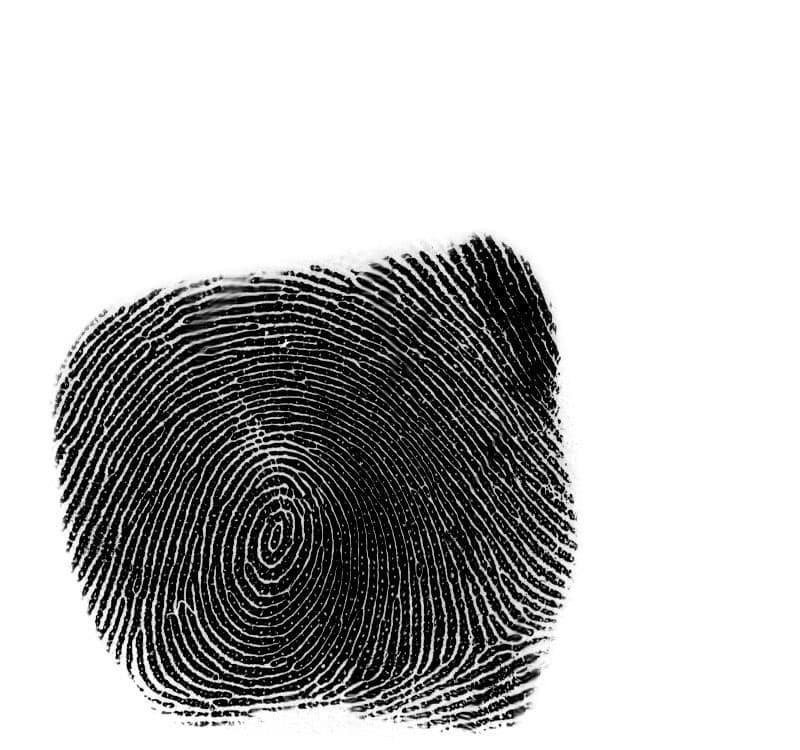
#> input picture samples/11.jpg, 800 x 750 px; its folder holds only this picture in this run
$ python pore_detection.py   (older library calls are emulated)
#> lines starting #> are read from the running program, lines starting #| are printed output that depends on the picture
#> the answer given: 11.jpg
import os
import re
import shutil
import subprocess
from os import listdir
from os.path import isfile, join
import cv2
from PIL import Image
from itertools import product


def splitImage(current_working_directory, inputImagePath, outputDirectory, resolution):

#> called with current_working_directory = 'samples', inputImagePath = 'samples/11.jpg', outputDirectory = 'samples/PoresDetection/parts_of_image/', resolution = 512
    path = current_working_directory+"/PoresDetection/high_resolution_image/"
    name = "my_image_resized.jpg"
    im = Image.open(inputImagePath)
#> im is the input picture: PIL image 800x750 RGB; min 0, max 255, mean 188.1

    size = im.size[0]*8, im.size[1]*8
#> size = (6400, 6000)
    print("Resizing image...")
    im_resized = im.resize(size, Image.ANTIALIAS)
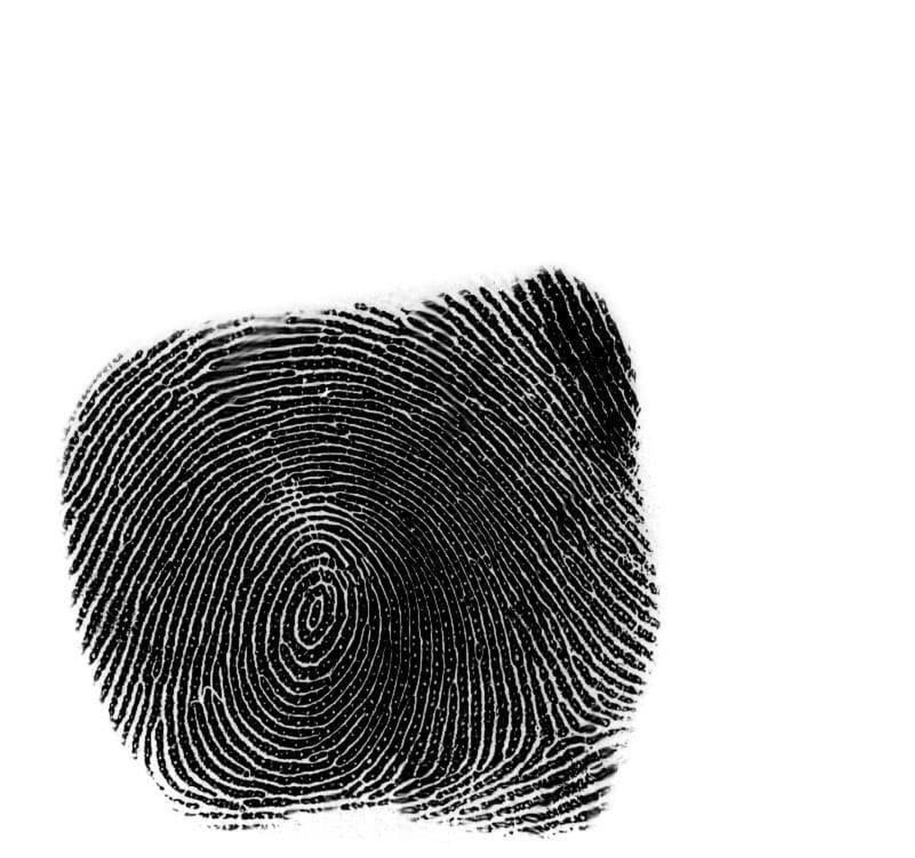
#> im_resized: PIL image 6400x6000 RGB (shown at 1/7 size); min 0, max 255, mean 188.3
    print("Image resized successfully.")
    im_resized.save(path+name)
    print("Resized image saved to" + path)
    img = Image.open(path+name);
    w, h = img.size
#> w = 6400; h = 6000

    grid = product(range(0, h - h % resolution, resolution), range(0, w - w % resolution, resolution))
    numberOfImages = 0;
    for i, j in grid:
        box = (j, i, j + resolution, i + resolution)
        out = os.path.join(outputDirectory, f'{i}_{j}.jpg')
        img.crop(box).save(out)
        numberOfImages = numberOfImages+1;
#> after the loop, numberOfImages = 132
    print("Image splitted successfully into " +str(numberOfImages) + " pictures.")
#| Image splitted successfully into 132 pictures.
    return size

def joinImages(size, current_working_directory):
    inputDirectory = current_working_directory+"/PoresDetection/pores_detected/"
    file_names = os.listdir(inputDirectory)

    joinedImage = Image.new("RGB", (size[0], size[1]), "white")
    print("Re-creating image...")
    counter = 0
    for name in file_names:
        counter=counter+1
        splittedByDot = name.split(".", )
        splitted = splittedByDot[0].split("_", )
        num = ""
        for c in name:
            if c.isdigit():
                num = num + c
        imagePart = Image.open(inputDirectory+name)
        if(len(splitted) >= 2):
            joinedImage.paste(imagePart, (int(splitted[1]), int(splitted[0])))
    joinedImage.save(current_working_directory+"/PoresDetection/final_fingerprint/pores_predicted_final_image.jpg")
    print("DONE!")

def detectPores(inputDirectory):
    os.system('python mask_rcnn_detect.py')

def remove_content_of_folders(folder):
    for filename in os.listdir(folder):
        file_path = os.path.join(folder, filename)
        try:
            if os.path.isfile(file_path) or os.path.islink(file_path):
                os.unlink(file_path)
            elif os.path.isdir(file_path):
                shutil.rmtree(file_path)
        except Exception as e:
            print('Failed to delete %s. Reason: %s' % (file_path, e))

if __name__ == '__main__':
    current_working_directory = os.getcwd()
    print(current_working_directory)
    if not os.path.exists(current_working_directory+'/PoresDetection/parts_of_image'):
        os.makedirs(current_working_directory+'/PoresDetection/parts_of_image')
    if not os.path.exists(current_working_directory+'/PoresDetection/pores_detected'):
        os.makedirs(current_working_directory+'/PoresDetection/pores_detected')
    if not os.path.exists(current_working_directory+'/PoresDetection/final_fingerprint'):
        os.makedirs(current_working_directory+'/PoresDetection/final_fingerprint')
    if not os.path.exists(current_working_directory+'/PoresDetection/high_resolution_image'):
        os.makedirs(current_working_directory+'/PoresDetection/high_resolution_image')
    fullImageInputPath = current_working_directory
    print("Removing content of folders...")
    remove_content_of_folders(current_working_directory+"/PoresDetection/parts_of_image/")
    remove_content_of_folders(current_working_directory+"/PoresDetection/pores_detected/")
    inputImageName = input("Please enter image path: ")
    fullImageInputPath = fullImageInputPath + '/' + inputImageName
    size = splitImage(current_working_directory, fullImageInputPath, current_working_directory+"/PoresDetection/parts_of_image/", 512)
#> size = (6400, 6000)
    detectPores(current_working_directory+"/PoresDetection/parts_of_image/")
    joinImages(size, current_working_directory)
#> in joinImages, `joinedImage = Image.new("RGB", (size[0], size[1]), "white")`: joinedImage: PIL image 6400x6000 RGB; every value is 255
